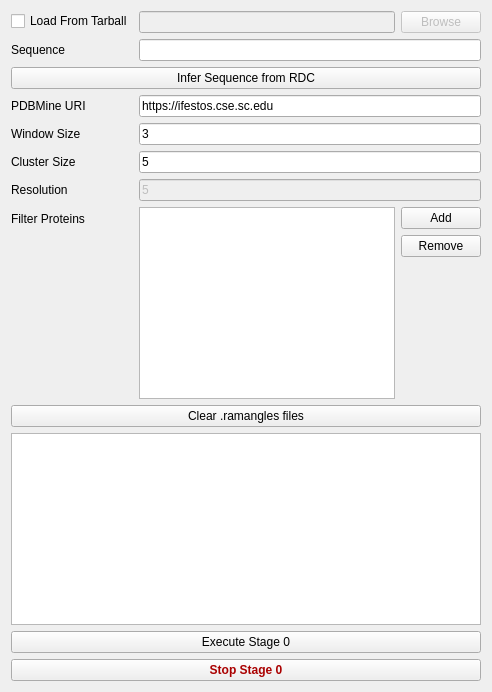
      <widget class="QWidget" name="tabStage0">
       <attribute name="title">
        <string>S0: Infer Constraints</string>
       </attribute>
       <attribute name="toolTip">
        <string>Uses PDBMine to intelligently constrain possible angles based off of real proteins from an online database.</string>
       </attribute>
       <layout class="QVBoxLayout" name="verticalLayout_12">
        <item>
         <layout class="QHBoxLayout" name="horizontalLayout_11">
          <item>
           <layout class="QFormLayout" name="formLayout_5">
            <property name="fieldGrowthPolicy">
             <enum>QFormLayout::ExpandingFieldsGrow</enum>
            </property>
            <item row="1" column="0">
             <widget class="QCheckBox" name="cbLoadFromTarball">
              <property name="text">
               <string>Load From Tarball</string>
              </property>
             </widget>
            </item>
            <item row="4" column="0">
             <widget class="QLabel" name="label_24">
              <property name="toolTip">
               <string>Amino acid sequence in single character format.</string>
              </property>
              <property name="text">
               <string>Sequence</string>
              </property>
             </widget>
            </item>
            <item row="4" column="1">
             <widget class="QLineEdit" name="leSequence"/>
            </item>
            <item row="5" column="0" colspan="2">
             <widget class="QPushButton" name="btInferSequence">
              <property name="text">
               <string>Infer Sequence from RDC</string>
              </property>
             </widget>
            </item>
            <item row="7" column="0">
             <widget class="QLabel" name="label_23">
              <property name="text">
               <string>PDBMine URI</string>
              </property>
             </widget>
            </item>
            <item row="7" column="1">
             <widget class="QLineEdit" name="leURI">
              <property name="sizePolicy">
               <sizepolicy hsizetype="Expanding" vsizetype="Fixed">
                <horstretch>0</horstretch>
                <verstretch>0</verstretch>
               </sizepolicy>
              </property>
              <property name="text">
               <string>https://ifestos.cse.sc.edu</string>
              </property>
             </widget>
            </item>
            <item row="12" column="0">
             <widget class="QLabel" name="label_25">
              <property name="text">
               <string>Window Size</string>
              </property>
             </widget>
            </item>
            <item row="12" column="1">
             <widget class="QLineEdit" name="leWindowSize">
              <property name="text">
               <string>3</string>
              </property>
             </widget>
            </item>
            <item row="15" column="0">
             <widget class="QLabel" name="label_27">
              <property name="text">
               <string>Filter Proteins</string>
              </property>
             </widget>
            </item>
            <item row="15" column="1">
             <layout class="QHBoxLayout" name="hlFilterProteins">
              <property name="rightMargin">
               <number>0</number>
              </property>
              <item>
               <widget class="QListWidget" name="lwFilterProteins">
                <property name="font">
                 <font>
                  <pointsize>16</pointsize>
                 </font>
                </property>
               </widget>
              </item>
              <item>
               <layout class="QVBoxLayout" name="verticalLayout_3">
                <property name="spacing">
                 <number>6</number>
                </property>
                <property name="rightMargin">
                 <number>0</number>
                </property>
                <item>
                 <widget class="QPushButton" name="btAddFilter">
                  <property name="text">
                   <string>Add</string>
                  </property>
                 </widget>
                </item>
                <item>
                 <widget class="QPushButton" name="btRemoveFilter">
                  <property name="text">
                   <string>Remove</string>
                  </property>
                 </widget>
                </item>
                <item>
                 <spacer name="verticalSpacer_3">
                  <property name="orientation">
                   <enum>Qt::Vertical</enum>
                  </property>
                  <property name="sizeHint" stdset="0">
                   <size>
                    <width>20</width>
                    <height>40</height>
                   </size>
                  </property>
                 </spacer>
                </item>
               </layout>
              </item>
             </layout>
            </item>
            <item row="18" column="0" colspan="2">
             <widget class="QTextBrowser" name="tbStage0Output"/>
            </item>
            <item row="19" column="0" colspan="2">
             <widget class="QPushButton" name="btExecuteStage0">
              <property name="text">
               <string>Execute Stage 0</string>
              </property>
             </widget>
            </item>
            <item row="20" column="0" colspan="2">
             <widget class="QPushButton" name="btStopStage0">
              <property name="styleSheet">
               <string notr="true">font-weight: bold;
color: rgb(170, 0, 0);</string>
              </property>
              <property name="text">
               <string>Stop Stage 0</string>
              </property>
             </widget>
            </item>
            <item row="1" column="1">
             <layout class="QHBoxLayout" name="horizontalLayout_14">
              <item>
               <widget class="QLineEdit" name="leTarballPath">
                <property name="enabled">
                 <bool>false</bool>
                </property>
               </widget>
              </item>
              <item>
               <widget class="QPushButton" name="btLoadFromTarball">
                <property name="enabled">
                 <bool>false</bool>
                </property>
                <property name="text">
                 <string>Browse</string>
                </property>
               </widget>
              </item>
             </layout>
            </item>
            <item row="13" column="1">
             <widget class="QLineEdit" name="leClusterSize">
              <property name="text">
               <string>5</string>
              </property>
             </widget>
            </item>
            <item row="13" column="0">
             <widget class="QLabel" name="label_26">
              <property name="text">
               <string>Cluster Size</string>
              </property>
             </widget>
            </item>
            <item row="14" column="0">
             <widget class="QLabel" name="label_28">
              <property name="text">
               <string>Resolution</string>
              </property>
             </widget>
            </item>
            <item row="14" column="1">
             <widget class="QLineEdit" name="leResolution">
              <property name="enabled">
               <bool>false</bool>
              </property>
              <property name="text">
               <string>5</string>
              </property>
             </widget>
            </item>
            <item row="17" column="0" colspan="2">
             <widget class="QPushButton" name="btClearRamAngles">
              <property name="text">
               <string>Clear .ramangles files</string>
              </property>
             </widget>
            </item>
           </layout>
          </item>
         </layout>
        </item>
       </layout>
      </widget>
